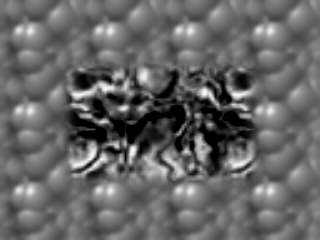
#> input picture PS5-all/PS5-input/TestSeq/Shift0.png, 320 x 240 px; its folder holds 4 pictures in this run
$ python ps5-2-2.py   (older library calls are emulated)
#> lines starting #> are read from the running program, lines starting #| are printed output that depends on the picture
### PS5-all/PS5-code/Functions.py
from math import *
import numpy as np
import cv2

def power2(x):
    return x != 0 and ((x & (x - 1)) == 0)

# [79 lines left out: functions next_power2, zero_padding, reduce, remove_zero_padding, Gaussian_Pyramid, expand, not called in this run]

def scale_values(X): return np.asarray((X - np.min(X)) / (np.max(X) - np.min(X)) * 255, dtype="uint8")


def Lucas_Kanade(left, right, size, sigma):

    rows, cols = left.shape

    # Smooth images
    kernel = cv2.getGaussianKernel(size, sigma) * cv2.getGaussianKernel(size, sigma).T
    left = cv2.filter2D(left, -1, kernel)
    right = cv2.filter2D(right, -1, kernel)

    # Compute gradients
    g = np.array([[-1, 0, 1]])
    Ix1 = cv2.filter2D(left, cv2.CV_32F, g)
    Iy1 = cv2.filter2D(left, cv2.CV_32F, g.T)

    It = np.asarray(right, dtype="float32") - np.asarray(left, dtype="float32")

    Ixx = np.multiply(Ix1, Ix1)
    Iyy = np.multiply(Iy1, Iy1)
    Ixy = np.multiply(Ix1, Iy1)
    Ixt = np.multiply(Ix1, It)
    Iyt = np.multiply(Iy1, It)

    # Prepare weighting window
    w = np.ones([size, size])

    # Compute weighted sums
    Ixx = cv2.filter2D(Ixx, -1, w)
    Iyy = cv2.filter2D(Iyy, -1, w)
    Ixy = cv2.filter2D(Ixy, -1, w)
    Ixt = cv2.filter2D(Ixt, -1, w)
    Iyt = cv2.filter2D(Iyt, -1, w)

    U = np.zeros([rows, cols], dtype="float32")
    V = np.zeros([rows, cols], dtype="float32")
    for r in range(rows):
        for c in range(cols):
            L = np.array([[Ixx[r,c], Ixy[r,c]],[Ixy[r,c], Iyy[r,c]]])
            R = np.array([[-Ixt[r,c]], [-Iyt[r,c]]])
            if np.linalg.det(L) < 1e-8:
                U[r,c] = 0
                V[r,c] = 0
            else:
                X = np.linalg.inv(L).dot(R)
                U[r,c] = X[0,0]
                V[r,c] = X[1,0]
    return cv2.medianBlur(U, 5), cv2.medianBlur(V, 5)


# [52 lines left out: functions warp, Hierarchical_LK, not called in this run]

### PS5-all/PS5-code/ps5-2-2.py
import os
import numpy as np
import cv2
from matplotlib import pyplot as plt
from Functions import *

os.chdir("/Users/melisandezonta/Documents/Documents/Documents/GTL_courses_second_semester/Computer-Vision/PS5-all/PS5-input/")

images = ["Shift0", "ShiftR10", "ShiftR20", "ShiftR40"]

for i in range(1, len(images)):
    left = cv2.imread("TestSeq/{}.png".format(images[0]))
#> left is the input picture: shape (240, 320, 3); min 0, max 253, mean 101.9
    left = cv2.cvtColor(left, cv2.COLOR_BGR2GRAY)
#> left: shape (240, 320)

    right = cv2.imread("TestSeq/{}.png".format(images[i]))
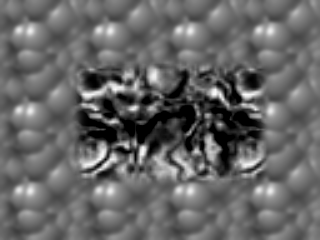
#> input picture PS5-all/PS5-input/TestSeq/ShiftR10.png, 320 x 240 px
#> right is the input picture: shape (240, 320, 3); min 0, max 253, mean 102
    right = cv2.cvtColor(right, cv2.COLOR_BGR2GRAY)
#> right: shape (240, 320)

    U, V = Lucas_Kanade(left, right, 21, 5)
#> in Lucas_Kanade, `Iyy = cv2.filter2D(Iyy, -1, w)`:
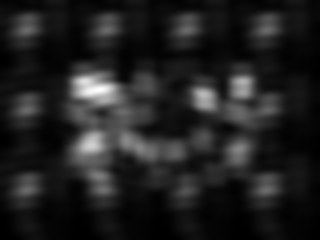
#> Iyy: shape (240, 320) float32; min 172, max 97039, mean 12767.2; drawn with min black and max white
#> in Lucas_Kanade, `Ixy = cv2.filter2D(Ixy, -1, w)`:
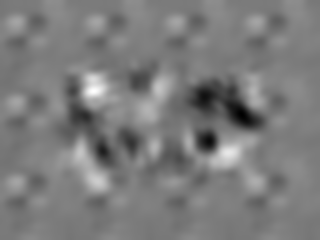
#> Ixy: shape (240, 320) float32; min -29989, max 32785, mean 581.4; drawn with min black and max white
#> in Lucas_Kanade, `Ixt = cv2.filter2D(Ixt, -1, w)`:
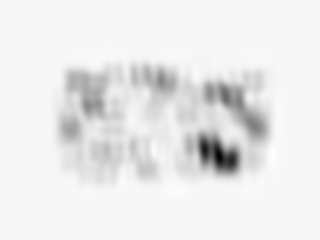
#> Ixt: shape (240, 320) float32; min -255068, max 7610, mean -13344.4; drawn with min black and max white
#> after the loop in Lucas_Kanade, `for r in range(rows):`:
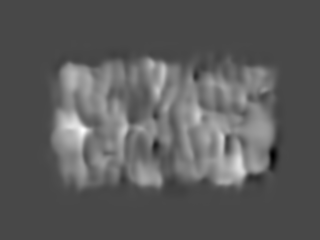
#> U: shape (240, 320) float32; min -2.9, max 7.25, mean 0.738; drawn with min black and max white
#> after the loop in Lucas_Kanade, `for r in range(rows):`:
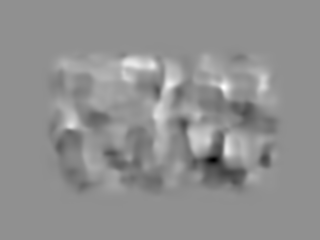
#> V: shape (240, 320) float32; min -6.53, max 5.03, mean 0.0123; drawn with min black and max white

    name = "ps5-2-2-{}-{}".format(images[0], images[i])
    filename = "{}-displacement.png".format(name)
    fig = plt.figure()
    plt.title(filename)
    plt.imshow(left, cmap="gray")
    X = np.arange(0, U.shape[1], 5)
#> X = 64 values from 0 to 315
    Y = np.arange(0, U.shape[0], 5)
#> Y = 48 values from 0 to 235
    plt.quiver(X, Y, U[::5,::5], V[::5,::5], color='r')
    fig.savefig(filename)
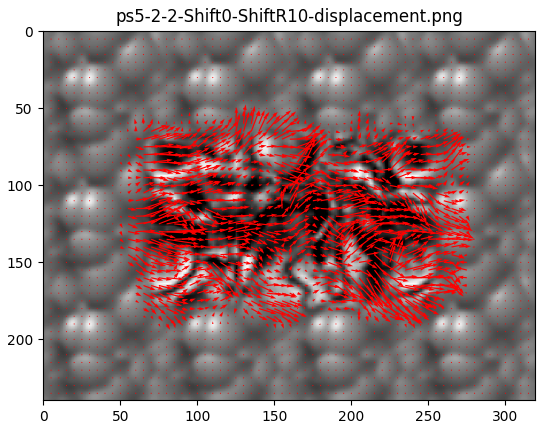
#> figure drawn by matplotlib, 1 panel
    plt.draw()
#> pass 2 of the loop `for i in range(1, len(images)):`:
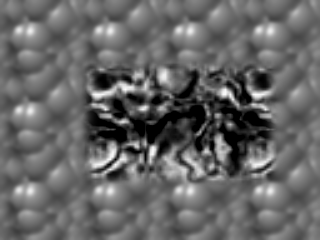
#> input picture PS5-all/PS5-input/TestSeq/ShiftR20.png, 320 x 240 px
#> right is the input picture: shape (240, 320, 3); min 0, max 253, mean 101.9
#> after the loop in Lucas_Kanade (call 2), `for r in range(rows):`:
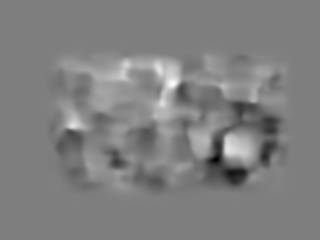
#> V: shape (240, 320) float32; min -10.03, max 10.15, mean 0.125; drawn with min black and max white
#> `fig.savefig(filename)`:
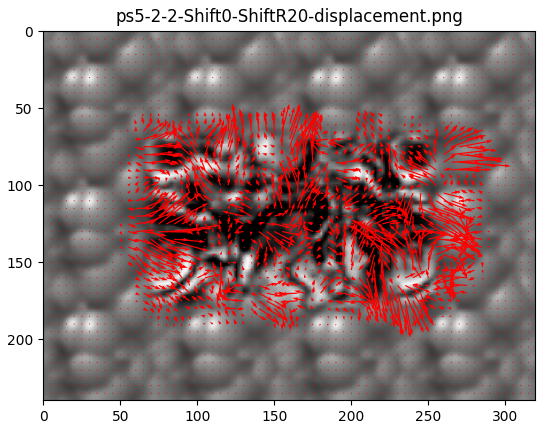
#> figure drawn by matplotlib, 1 panel
#> (the run stopped early here; a loop or call above may not have finished)
